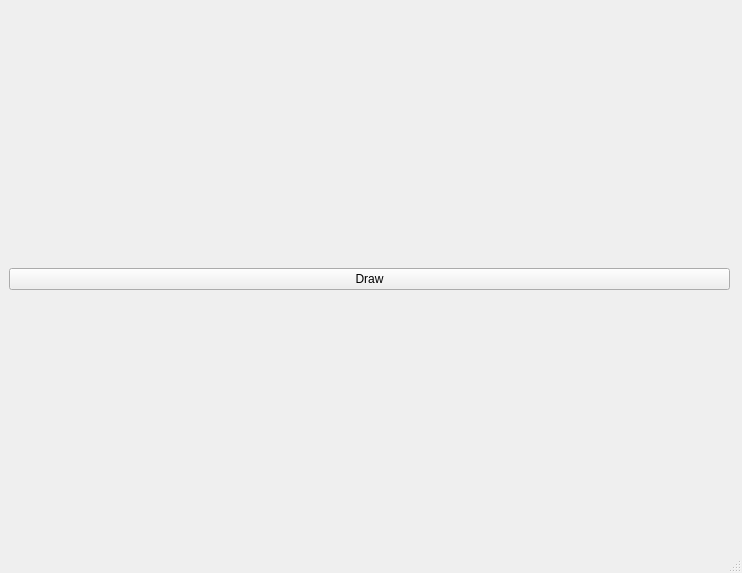
<?xml version="1.0" encoding="UTF-8"?>
<ui version="4.0">
 <class>MainWindow</class>
 <widget class="QMainWindow" name="MainWindow">
  <property name="geometry">
   <rect>
    <x>0</x>
    <y>0</y>
    <width>742</width>
    <height>573</height>
   </rect>
  </property>
  <property name="windowTitle">
   <string>MainWindow</string>
  </property>
  <widget class="QWidget" name="centralwidget">
   <widget class="QWidget" name="verticalLayoutWidget">
    <property name="geometry">
     <rect>
      <x>9</x>
      <y>9</y>
      <width>721</width>
      <height>541</height>
     </rect>
    </property>
    <layout class="QVBoxLayout" name="vertical_layout">
     <item>
      <widget class="QPushButton" name="draw_button">
       <property name="text">
        <string>Draw</string>
       </property>
      </widget>
     </item>
    </layout>
   </widget>
  </widget>
  <widget class="QStatusBar" name="statusbar"/>
 </widget>
 <resources/>
 <connections/>
</ui>
